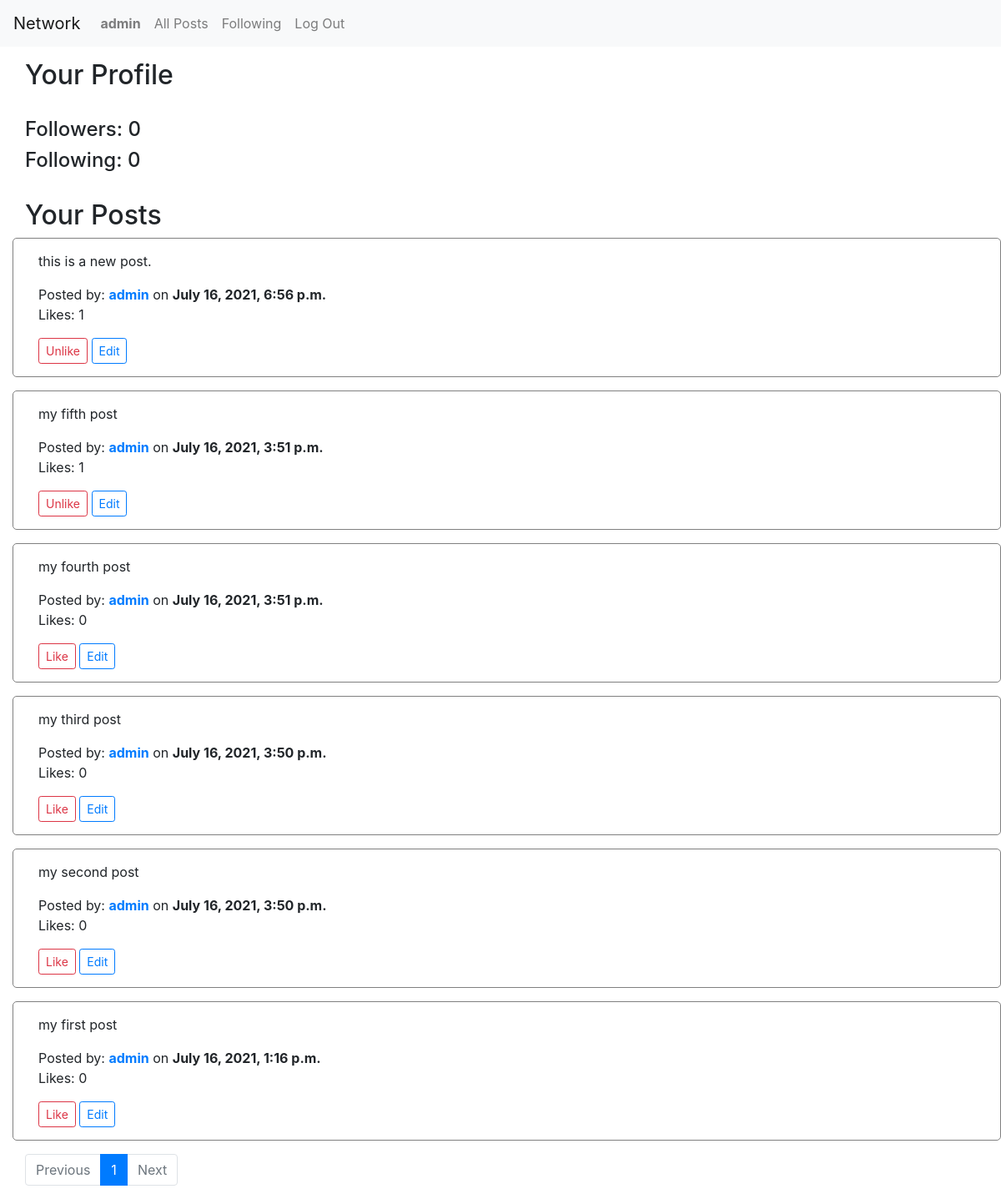
Screenshot of /profile/admin/1 (signed in) with the database file from the repository.
### network/models.py (models this page shows, shortened)
class User(AbstractUser):
    pass

class Post(models.Model):
    poster = ForeignKey(User, on_delete=models.CASCADE, related_name="creator_of_post")
    content = models.TextField(max_length=256)
    created = models.DateTimeField(auto_now_add=True)
    likes = ManyToManyField(User, blank=True)

### network/views.py (the view)
# urls.py: path("profile/<str:user>/<int:page_number>", views.profile, name="profile"),
def profile(request, user, page_number):
    profile_to_view = User.objects.get(username=user)
    posts = Post.objects.filter(poster=profile_to_view).order_by('id').reverse()
    p = Paginator(posts, 10)
    current_page = p.page(page_number)
    followers = Follow.objects.filter(following=profile_to_view).count()
    following = Follow.objects.filter(user=profile_to_view).count()
    try:
        is_following = Follow.objects.get(user=request.user, following=profile_to_view)
    except (ObjectDoesNotExist, TypeError):
        is_following = None
    return render(request, "network/profile.html", {
        "profile": profile_to_view,
        "current_page": current_page,
        "followers": followers,
        "following": following,
        "is_following": is_following,
        "page_number": page_number,
        "page_range": p.page_range
    })

### network/templates/network/profile.html (shortened to what this page needs)
{% extends "network/layout.html" %}
{% block body %}
    <div class="container-fluid">
        {% if request.user == profile %}
            <h2>Your Profile</h2>
        {% endif %}
        <br>
        <h4>Followers: {{ followers }}</h4>
        <h4>Following: {{ following }}</h4>
        <br>
        {% if request.user == profile %}
            <h2>Your Posts</h2>
        {% else %}
            <h2>{{ profile.username }}'s Posts</h2>
        {% endif %}
        {% for post in current_page.object_list %}
            <div class="row mb-3">
                <div class="col" id="post_div_{{ post.id }}">
                    <p>{{ post.content }}</p>
                    Posted by: <a href="{% url 'profile' post.poster.username 1 %}"><strong>{{ post.poster.username }}</strong></a> on <strong>{{ post.created }}</strong>
                    <p id="likes">Likes: {{ post.likes.count }}</p>
                    {% if user.is_authenticated %}
                        {% if user not in post.likes.all %}
                            <button type="button" id="like_{{ post.id }}" class="btn btn-outline-danger btn-sm" onclick="like_post(`{{ post.id }}`)">Like</button>
                        {% else %}
                            <button type="button" id="unlike_{{ post.id }}" class="btn btn-outline-danger btn-sm" onclick="unlike_post(`{{ post.id }}`)">Unlike</button>
                        {% endif %}
                    {% endif %}
                    {% if request.user == post.poster %}
                        <button type="button" id="edit_{{ post.id }}" class="btn btn-outline-primary btn-sm" onclick="edit_post(`{{ post.id }}`)">Edit</button>
                    {% endif %}
                </div>
            </div>
        {% endfor %}
        <nav class="page_things">
            <ul class="pagination">
                {% if current_page.has_previous %}
                    <li class="page-item"><a class="page-link" href="{% url 'profile' profile.username current_page.previous_page_number %}">Previous</a></li>
                {% else %}
                    <li class="page-item disabled">
                        <a class="page-link" href="#" tabindex="-1" aria-disabled="true">Previous</a>
                    </li>
                {% endif %}
                {% for number in page_range %}
                    {% if number == page_number %}
                        <li class="page-item active" aria-current="page">
                            <a class="page-link" href="{% url 'profile' profile.username number %}">{{ number }}<span class="sr-only">(current)</span></a>
                        </li>
                    {% else %}
                        <li class="page-item"><a class="page-link" href="{% url 'profile' profile.username number %}">{{ number }}</a></li>
                    {% endif %}
                {% endfor %}
                {% if current_page.has_next %}
                    <li class="page-item"><a class="page-link" href="{% url 'profile' profile.username current_page.next_page_number %}">Next</a></li>
                {% else %}
                    <li class="page-item disabled">
                        <a class="page-link" href="#" tabindex="-1" aria-disabled="true">Next</a>
                    </li>
                {% endif %}
            </ul>
        </nav>
    </div>
{% endblock %}

### network/templates/network/layout.html (shortened to what this page needs)
{% load static %}
<!DOCTYPE html>
<html lang="en">
    <head>
        <link rel="stylesheet" href="https://stackpath.bootstrapcdn.com/bootstrap/4.4.1/css/bootstrap.min.css">
        <link href="{% static 'network/styles.css' %}" rel="stylesheet">
    </head>
    <body>
        <nav class="navbar navbar-expand-lg navbar-light bg-light">
            <a class="navbar-brand" href="#">Network</a>
            <div>
              <ul class="navbar-nav mr-auto">
                {% if user.is_authenticated %}
                    <li class="nav-item">
                        <a class="nav-link" href="{% url 'profile' user.username 1 %}"><strong>{{ user.username }}</strong></a>
                    </li>
                {% endif %}
                <li class="nav-item">
                  <a class="nav-link" href="{% url 'index' 1 %}">All Posts</a>
                </li>
                {% if user.is_authenticated %}
                    <li class="nav-item">
                        <a class="nav-link" href="{% url 'following' 1 %}">Following</a>
                    </li>
                    <li class="nav-item">
                        <a class="nav-link" href="{% url 'logout' %}">Log Out</a>
                    </li>
                {% endif %}
              </ul>
            </div>
          </nav>
        <div class="body">
            {% block body %}
            {% endblock %}
        </div>
    </body>
</html>

### network/static/network/styles.css (style rules this page uses)
.body { padding-left: 15px; padding-top: 15px; }
.row { border: 1px solid grey; border-radius: 5px; padding: 15px; }
.page_things { bottom: 10px; }

### rows the page displays
User: username "admin"
Post: content "this is a new post.", poster.username "admin", created "July 16, 2021, 6:56 p.m.", likes.count "1"
Post: content "my fifth post", poster.username "admin", created "July 16, 2021, 3:51 p.m.", likes.count "1"
Post: content "my fourth post", poster.username "admin", created "July 16, 2021, 3:51 p.m.", likes.count "0"
Post: content "my third post", poster.username "admin", created "July 16, 2021, 3:50 p.m.", likes.count "0"
Post: content "my second post", poster.username "admin", created "July 16, 2021, 3:50 p.m.", likes.count "0"
Post: content "my first post", poster.username "admin", created "July 16, 2021, 1:16 p.m.", likes.count "0"

### other values shown
{{ followers }} "0"
{{ following }} "0"
{{ number }} "1"
